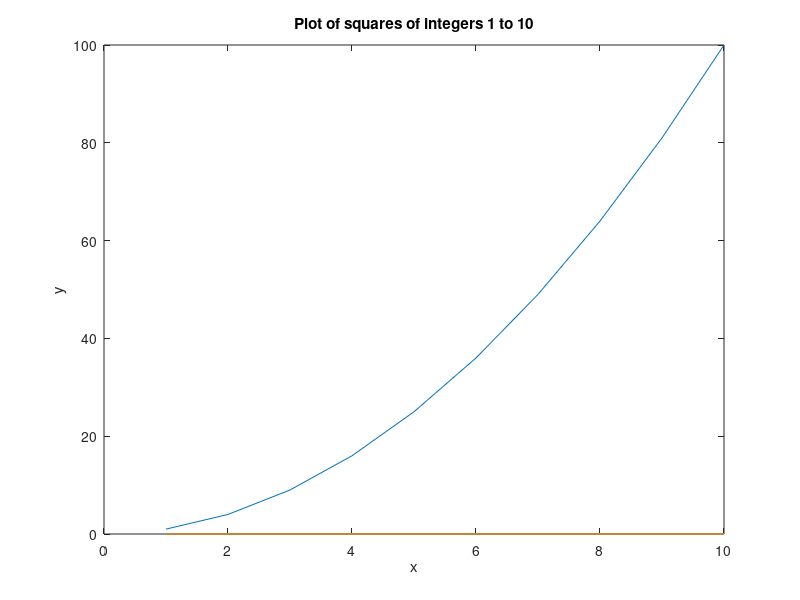

This figure's MATLAB source:
% Program to demonstrate for loop
% x is assigned an array of 1 - 10
% y is the squared array of x
% Plot x,y

x = 1:10;
y = zeros(10); % preallocating for speed

for k = x
    y(k) = k^2;
end

plot(x,y);
title('Plot of squares of integers 1 to 10')
xlabel('x')
ylabel('y')


% Solution without using loop
u = 1:10;
v = u.^2;
%plot(u,v);